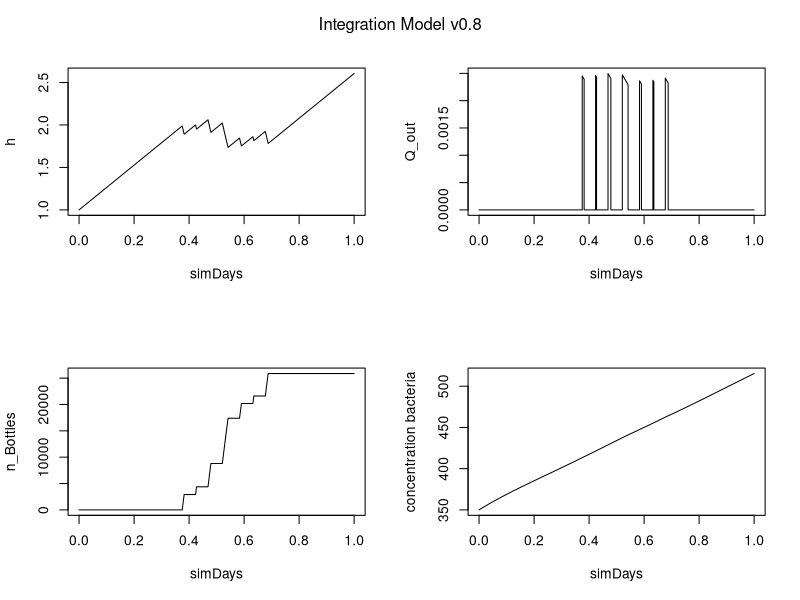
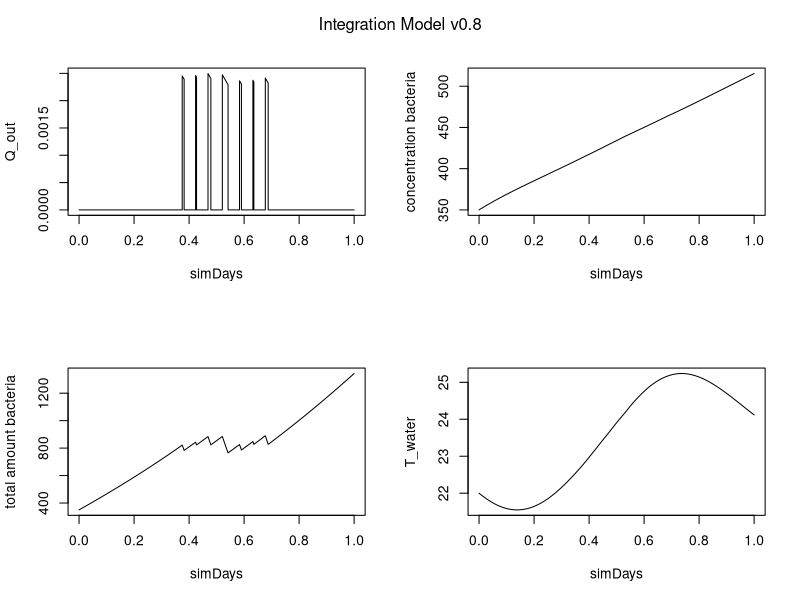

The R script that drew these images, in order:
## ----setup, include=FALSE----------------------------------------------------------------------------
rm(list=ls())

{## ----parameters--------------------------------------------------------------------------------------
  parametersIOmicro <- c(
    # I/O micro
    g <- 9.81, # [m/s^2]
    n_taps <- 5,
    r_taps <- 1/1000 * 5, # [m]
    r_tank <- 2, # [m]
    z <- 0.0, # [m]
    Q_in <- 1/1000 * 23/60, # [m^3/s] (23 l/min)
    V_Bottle <- 1/1000 * 0.5, # [m^3]
    h_0 <- 1,
    # temperature
    h_air <- 2, # [m]
    h_tank <- 5) # [m] 
  
  names(parametersIOmicro) <-c("g", "n_taps", "r_taps", "r_tank", "z", "Q_in", "V_Bottle", "h_0", "h_air", "h_tank")
  
  parameters <- c(parametersIOmicro,
      # bacteria growth
      V_0 = eval(h_0 * r_tank^2 * pi), # [m^3]
      c_in = 354, # [n/ml] -> [n/m^3]
      k_20 = 0.504/ (24*60*60), # [day^-1] -> [s^-1]
      Q_10 = 1.783,
      T_20 = 20, # [°C]
      
      # temperature
      h_soil = eval(h_tank - h_air), # [m]
      d_wall = 200/1000, # [m]
      rho_wall = 2400, # [kg/m^3] (concrete: 2400, polyethylen: 980)
      rho_water = 1000, # [kg/m^3]
      lambda_wall = 2.5, # [W/(m*K)] (concrete: 2.5, polyethylen: 0.5)
      lambda_water = 0.6, # [W/(m*K)]
      c_p_wall = 1000, # [J/(kg*K)] (concrete: 1000, polyethylen:1800)
      c_p_water = 4190# [J/(kg*K)]
  )
  
  # calculate initial state (eval needed because of lazy execution)
  yini <- c(
            # I/O micro
            h = eval(h_0), # [m]
            Q_out = 0, # [m^3/s]
            n_Bottles = 0,
            V_out = 0,
            
            # bacteria growth
            c = 350, # [n/m^3]
            
            # temperature
            T_water = 22 # [°C]
            )
  
  times <- seq(from = 0, to = 60*60*24*1, by = 1) 
  #times <- seq(from = 0, to = 10, by = 1) 
  # remove unused tmp variables
  rm(g, n_taps, r_taps, r_tank, z, Q_in, V_Bottle, h_0, h_air, h_tank) 
}

{## ----schedules/tempCurves--------------------------------------------------------------------------------------
  schedule <- function(simHours) {
    simHours <- simHours %% 24
    if (simHours > 8 & simHours < 9) return("class")
    if (simHours == 9) return("breakStart")
    if (simHours > 9 & simHours <= 9+1/6) return("break")
    if (simHours > 9+1/6 & simHours < 10+1/6) return("class")
    if (simHours == 10+1/6) return("breakStart")
    if (simHours > 10+1/6 & simHours <= 10.25) return("break")
    if (simHours > 10.25 & simHours < 11.25) return("class")
    if (simHours == 11.25) return("breakStart")
    if (simHours > 11.25 & simHours <= 11.5) return("break")
    if (simHours > 11.5 & simHours < 12.5) return("class")
    if (simHours == 12.5) return("breakStart")
    if (simHours > 12.5 & simHours <= 13.0) return("break")
    if (simHours > 13.00 & simHours < 14.00) return("class")
    if (simHours == 14) return("breakStart")
    if (simHours > 14.00 & simHours <= 14+1/6) return("break")
    if (simHours > 14+1/6 & simHours < 15+1/6) return("class")
    if (simHours == 15+1/6) return("breakStart")
    if (simHours > 15+1/6 & simHours <= 15.25) return("break")
    if (simHours > 15.25 & simHours < 16.25) return("class")
    if (simHours == 16.25) return("breakStart")
    if (simHours > 16.25 & simHours <= 16.5) return("break")
    else return("freeTime")
  }
  
  tempCurve <- function(simHours) {
    simHours <- simHours %% 24
    T = - ((simHours-12)/3)^2 + 28
    return(T)
  }
  
  tempCurveAir <- function(simHours) {
    T <- 5 * sin((simHours-6) * pi/12) + 25
    return(T)
  }
  
  tempCurveSoil <- function(simHours) {
    T <- 3 * sin((simHours-8) * pi/12) + 22
    return(T)
  }
}

## ----model-------------------------------------------------------------------------------------------
model <- function(t, y, parameters) {
  with(as.list(c(y, parameters)), { 
    simHours <- t/60/60
    
    ##----I/O micro-------------------------------------------------------------------------------------------
    dh <- (Q_in - Q_out)/(pi * r_tank^2)
    
    if (schedule(simHours) == "break") {
      # normal outflow (school break)
      if (h > 0) {
        #dQ_out <- n_taps * 2 * pi * r_taps^2 * sqrt(2 * g) * (h + z)^(1/2) - Q_out
        dQ_out <- g * n_taps * pi * r_taps^2 * (2 * g * (h + z))^(-1/2) * dh
      } else {
        dQ_out <- - Q_out + Q_in
      }
    } else if (schedule(simHours) == "breakStart"){
      # (start of school break()
      dQ_out <- n_taps * pi * r_taps^2 * sqrt(2 * g) * (h + z)^(1/2)
    } else if (schedule(simHours) == "class" | schedule(simHours) == "freeTime") {
      # no outflow (school class)
      dQ_out <- - Q_out
    }
    
    
    dn_Bottles <- Q_out/V_Bottle
    dV_out <- Q_out
    
    
    V <- h * r_tank^2 * pi
    

    ##----temperature-------------------------------------------------------------------------------------------
    T_air <- tempCurveAir(simHours)
    T_soil <- tempCurveSoil(simHours)
    
    R_ia_bottom    <- d_wall /(lambda_wall * pi * r_tank^2)
    R_ia_side_soil <- d_wall /(lambda_wall * 2 * pi * r_tank * h_soil)
    R_ia_side_air  <- d_wall /(lambda_wall * 2 * pi * r_tank * h_air)
    R_ia_top       <- d_wall /(lambda_wall * pi * r_tank^2)
    
    c_i_bottom     <- c_p_water * rho_water * pi * r_tank^2 * h_tank + c_p_wall * rho_wall * d_wall * pi * r_tank^2
    c_i_side_soil  <- c_p_water * rho_water * pi * r_tank^2 * h_tank + c_p_wall * rho_wall * d_wall * 2 * pi * r_tank * h_soil
    c_i_side_air   <- c_p_water * rho_water * pi * r_tank^2 * h_tank + c_p_wall * rho_wall * d_wall * 2 * pi * r_tank * h_air
    c_i_top        <- c_p_water * rho_water * pi * r_tank^2 * h_tank + c_p_wall * rho_wall * d_wall * pi * r_tank^2
    
    dT_water_conduction <- (T_soil-T_water)/(R_ia_bottom * c_i_bottom) +
      (T_soil-T_water)/(R_ia_side_soil * c_i_side_soil) +
      (T_air-T_water)/(R_ia_side_air * c_i_side_air) +
      (T_air-T_water)/(R_ia_top * c_i_top)
    
    dT_water_pollution <- ((Q_in * T_air + V * T_water - Q_out * T_water)/(V + Q_in - Q_out)) - T_water
    
    dT_water <- dT_water_conduction + dT_water_pollution
    ##----bacterial growth-------------------------------------------------------------------------------------------
   # V <- h_0 * r_tank^2 * pi
    k <- k_20 * Q_10^((T_water - T_20)/10)
    
    #dc <- ((Q_in*c_in) - (0.000184396*c)) / (h_0 * r_tank^2 * pi) + (k * c)
    #dc <- ((Q_in*c_in) - (0*c)) / (V) #+ (k * c)
    #dc <- ((Q_in*c_in) - (0*c)) / (V_0 + (Q_in - 0) * t)  + (k * c)
    #dc <- ((Q_in*c_in) - (Q_out*c)) / (V_0 + (Q_in - V_out/t) * t)  + (k * c)
    #dc <- ((Q_in*c_in) - (V_out/t*c)) / (V_0 + ((Q_in - V_out/t) * t)) + (k * c)
    
    dc <- ((Q_in * c_in + V * c - Q_out *c)/(V + Q_in - Q_out)) - c + (k * c)
    #dc <- (k * c)
    
    # return everything
    #pb$tick()
    return(list(c(dh, dQ_out, dn_Bottles, dV_out, dc, dT_water)))
  }
  )}
## -solver---------------------------------------------------------------------------------------------------
library(deSolve)
library(progress)

pb <- progress_bar$new(
  format = "[:bar] :percent remaining: :eta",
  total = max(times), clear = FALSE)
system.time(out <- ode(func = model, y = yini, times = times, parms = parameters, method = "euler"))
dc <- diff(out[,"c"])

{
  simDays <- eval(times / 60/60/24)
  par(mfrow = c(2,2))
  plot(simDays, out[, "h"], type = "l", ylab = "h")
  plot(simDays, out[, "Q_out"], type = "l", ylab = "Q_out", ylim = c(0, max(out[, "Q_out"])))
  plot(simDays, out[, "n_Bottles"], type = "l", ylab = "n_Bottles")
  plot(simDays, out[, "c"], type = "l", ylab = "concentration bacteria")
  mtext("Integration Model v0.8", side = 3, line = -2, outer = TRUE)
  
  plot(simDays, out[, "Q_out"], type = "l", ylab = "Q_out", ylim = c(0, max(out[, "Q_out"])))
  plot(simDays, out[, "c"], type = "l", ylab = "concentration bacteria")
  plot(simDays, out[, "c"]*out[, "h"], type = "l", ylab = "total amount bacteria")
  plot(simDays, out[, "T_water"], type = "l", ylab = "T_water")
  #plot(out[, "h"], out[, "Q_out"], type = "l", xlab = "h", ylab = "Q_out")
  mtext("Integration Model v0.8", side = 3, line = -2, outer = TRUE)
}

#plot(simDays, out[, "c"], type = "l", ylab = "concentration bacteria", ylim=c(440, 470))

#plot(simHours, out[, "V_out"], type = "l", ylab = "V_out")
#plot(simHours, out[, "V_out"]/simHours, type = "l", ylab = "V_out/time")

# {
#   simHours <- eval(times / 60/60)
#   par(mfrow = c(2,2))
#   plot(simHours, out[, "h"], type = "l", ylab = "h", xlim = c(8,17))
#   plot(simHours, out[, "Q_out"], type = "l", ylab = "Q_out", ylim = c(0, max(out[, "Q_out"])), xlim = c(8,17))
#   plot(simHours, out[, "n_Bottles"], type = "l", ylab = "n_Bottles", xlim = c(8,17))
#   plot(out[, "h"], out[, "Q_out"], type = "l", xlab = "h", ylab = "Q_out")
#   mtext("Integration Model v0.6", side = 3, line = -2, outer = TRUE)
# }
